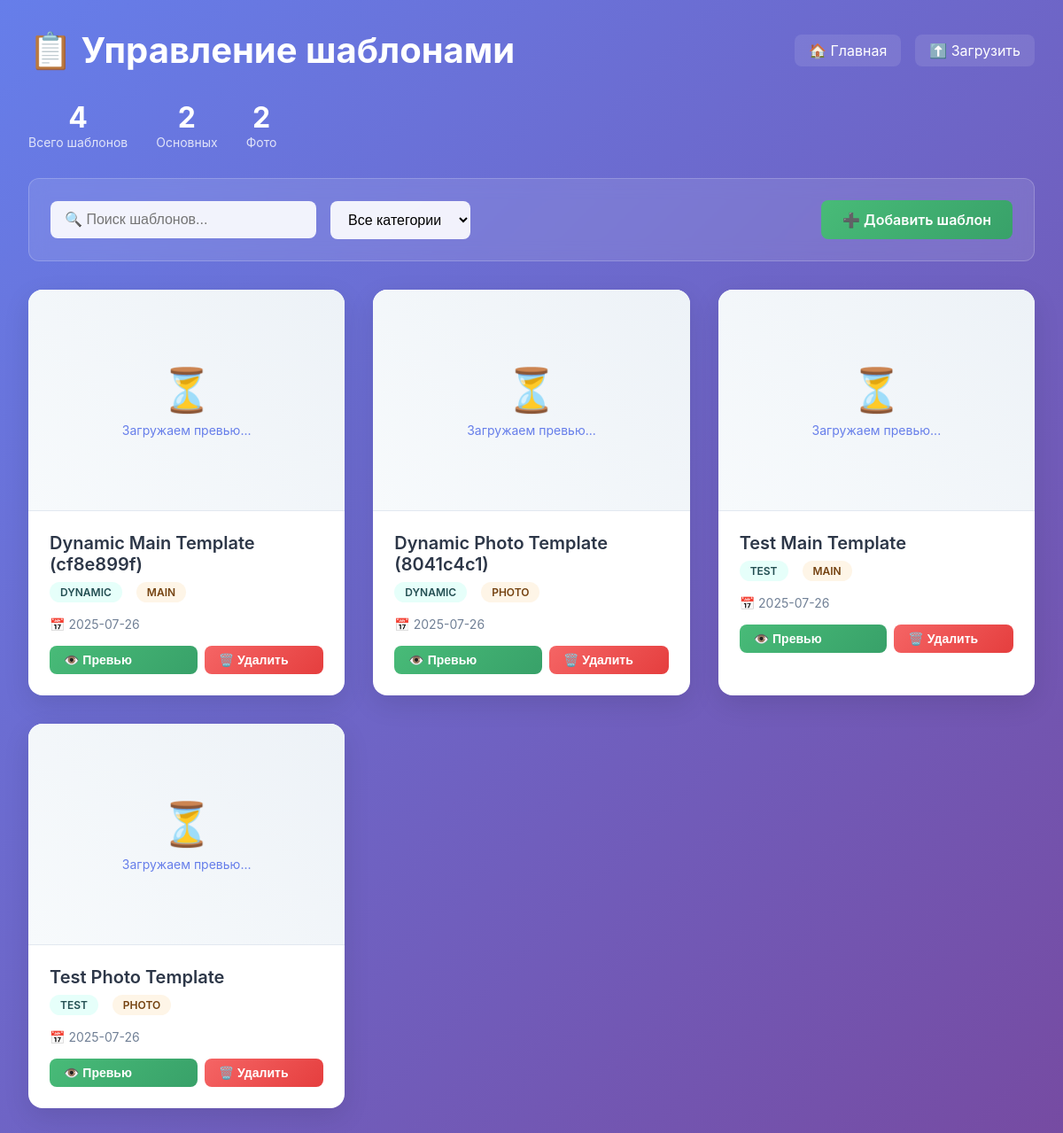
Page /templates on the earlier database version.
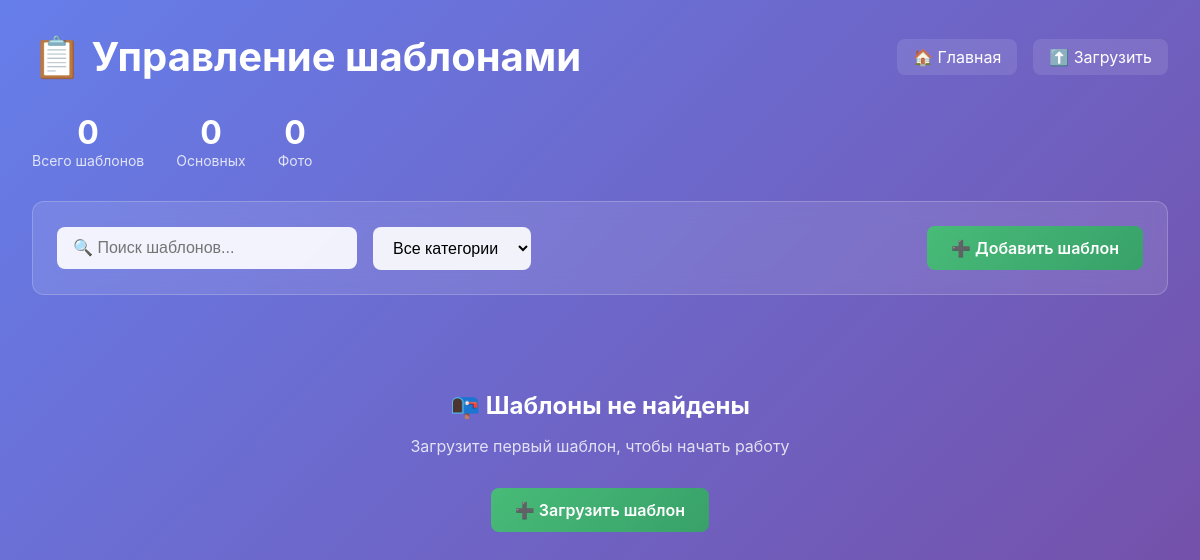
Same page on the later database version.
### tables this page shows
CREATE TABLE templates (
            id TEXT PRIMARY KEY,
            name TEXT NOT NULL,
            category TEXT NOT NULL,
            template_role TEXT NOT NULL,
            svg_content TEXT NOT NULL,
            dyno_fields TEXT,
            created_at TIMESTAMP DEFAULT CURRENT_TIMESTAMP
        );

### app.py (the view)
@app.route('/templates')
def templates_page():
    try:
        ensure_db_exists()
        conn = sqlite3.connect(DATABASE_PATH)
        cursor = conn.cursor()
        cursor.execute('SELECT id, name, category, template_role, created_at FROM templates ORDER BY created_at DESC')
        templates_data = cursor.fetchall()
        conn.close()
        templates = []
        for template in templates_data:
            templates.append({
                'id': template[0],
                'name': template[1],
                'category': template[2],
                'template_role': template[3],
                'created_at': template[4]
            })
        return render_template('templates.html', templates=templates)
    except Exception as e:
        print(f"Ошибка в templates_page: {str(e)}")
        return render_template('templates.html', templates=[])

### templates/templates.html (shortened to what this page needs)
<!DOCTYPE html>
<html lang="ru">
<head>
</head>
<body>
    <div class="container">
        <div class="header">
            <h1>📋 Управление шаблонами</h1>
            <div class="nav-links">
                <a href="/" class="nav-link">🏠 Главная</a>
                <a href="/upload" class="nav-link">⬆️ Загрузить</a>
            </div>
        </div>
        <div class="stats-bar">
            <div class="stat-item">
                <div class="stat-number">{{ templates|length }}</div>
                <div class="stat-label">Всего шаблонов</div>
            </div>
            <div class="stat-item">
                <div class="stat-number">{{ templates|selectattr('template_role', 'equalto', 'main')|list|length }}</div>
                <div class="stat-label">Основных</div>
            </div>
            <div class="stat-item">
                <div class="stat-number">{{ templates|selectattr('template_role', 'equalto', 'photo')|list|length }}</div>
                <div class="stat-label">Фото</div>
            </div>
        </div>
        <div class="controls">
            <div class="search-box">
                <input type="text" class="search-input" placeholder="🔍 Поиск шаблонов..." id="searchInput">
                <select class="filter-select" id="categoryFilter">
                    <option value="">Все категории</option>
                </select>
            </div>
            <a href="/upload" class="btn">
                ➕ Добавить шаблон
            </a>
        </div>
        {% if templates %}
            <div class="templates-grid" id="templatesGrid">
                {% for template in templates %}
                    <div class="template-card" data-category="{{ template.category }}" data-name="{{ template.name|lower }}">
                        <div class="template-preview" id="preview-{{ template.id }}">
                            <div class="preview-placeholder loading">
                                <div class="icon">⏳</div>
                                <div class="text">Загружаем превью...</div>
                            </div>
                        </div>
                        <div class="template-info">
                            <div class="template-name">{{ template.name }}</div>
                            <div class="template-meta">
                                <span class="template-badge badge-category">{{ template.category }}</span>
                                <span class="template-badge badge-role">{{ template.template_role }}</span>
                            </div>
                            <div class="template-date">
                                📅 {{ template.created_at[:10] }}
                            </div>
                            <div class="template-actions">
                                <button class="btn btn-small" onclick="openPreviewModal('{{ template.id }}', '{{ template.name }}')">
                                    👁️ Превью
                                </button>
                                <form method="POST" action="/delete/{{ template.id }}" style="flex: 1;"
                                      onsubmit="return confirm('Удалить шаблон {{ template.name }}?')">
                                    <button type="submit" class="btn btn-danger btn-small" style="width: 100%;">
                                        🗑️ Удалить
                                    </button>
                                </form>
                            </div>
                        </div>
                    </div>
                {% endfor %}
            </div>
        {% else %}
            <div class="empty-state">
                <h3>📭 Шаблоны не найдены</h3>
                <p>Загрузите первый шаблон, чтобы начать работу</p>
                <a href="/upload" class="btn">➕ Загрузить шаблон</a>
            </div>
        {% endif %}
    </div>

### templates/templates.html (style rules this page uses)
* { margin: 0; padding: 0; box-sizing: border-box; }
body { font-family: -apple-system, BlinkMacSystemFont, 'Segoe UI', Roboto, sans-serif; background: linear-gradient(135deg, #667eea 0%, #764ba2 100%); min-height: 100vh; color: #333; }
.container { max-width: 1400px; margin: 0 auto; padding: 2rem; }
.header { display: flex; justify-content: space-between; align-items: center; margin-bottom: 2rem; color: white; }
.header h1 { font-size: 2.5rem; font-weight: 700; }
.nav-links { display: flex; gap: 1rem; }
.nav-link { color: white; text-decoration: none; padding: 0.5rem 1rem; border-radius: 8px; background: rgba(255,255,255,0.1); transition: all 0.3s ease; }
.controls { display: flex; justify-content: space-between; align-items: center; margin-bottom: 2rem; background: rgba(255,255,255,0.1); backdrop-filter: blur(10px); padding: 1.5rem; border-radius: 12px; border: 1px solid rgba(255,255,255,0.2); }
.search-box { display: flex; gap: 1rem; align-items: center; }
.search-input { padding: 0.75rem 1rem; border: none; border-radius: 8px; background: rgba(255,255,255,0.9); font-size: 1rem; width: 300px; }
.filter-select { padding: 0.75rem 1rem; border: none; border-radius: 8px; background: rgba(255,255,255,0.9); font-size: 1rem; }
.btn { padding: 0.75rem 1.5rem; background: linear-gradient(135deg, #48bb78, #38a169); color: white; text-decoration: none; border-radius: 8px; font-weight: 600; transition: all 0.3s ease; border: none; cursor: pointer; display: inline-flex; align-items: center; gap: 0.5rem; }
.empty-state { text-align: center; padding: 4rem 2rem; color: white; }
.empty-state h3 { font-size: 1.5rem; margin-bottom: 1rem; }
.empty-state p { opacity: 0.8; margin-bottom: 2rem; }
.stats-bar { display: flex; gap: 2rem; margin-bottom: 2rem; color: white; }
.stat-item { text-align: center; }
.stat-number { font-size: 2rem; font-weight: 700; }
.stat-label { opacity: 0.8; font-size: 0.875rem; }

Differences in the rows shown:
removed templates: name "Dynamic Main Template (cf8e899f)", category "DYNAMIC", template_role "MAIN", created_at "2025-07-26"
removed templates: name "Dynamic Photo Template (8041c4c1)", category "DYNAMIC", template_role "PHOTO", created_at "2025-07-26"
removed templates: name "Test Main Template", category "TEST", template_role "MAIN", created_at "2025-07-26"
removed templates: name "Test Photo Template", category "TEST", template_role "PHOTO", created_at "2025-07-26"
Other differences:
{{ templates|length }}: "4" → "0"
{{ templates|selectattr('template_role', 'equalto', 'main')|list|length }}: "2" → "0"
{{ templates|selectattr('template_role', 'equalto', 'photo')|list|length }}: "2" → "0"
text now shown: "📭 Шаблоны не найдены Загрузите первый шаблон, чтобы начать работу ➕ Загрузить шаблон"
